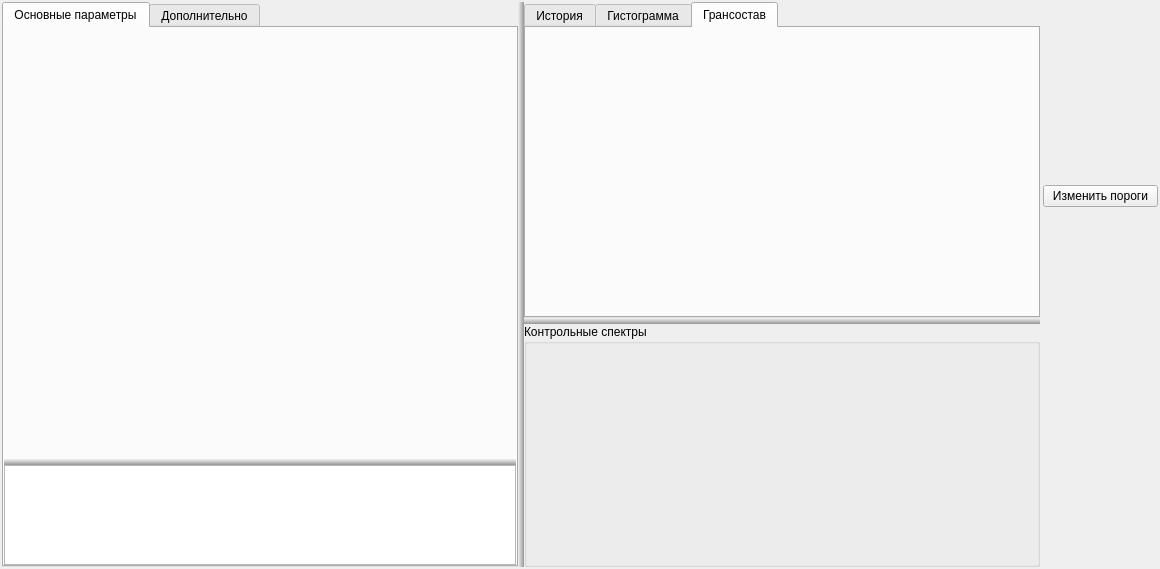
<?xml version="1.0" encoding="UTF-8"?>
<ui version="4.0">
 <class>SPRSeparateWidget</class>
 <widget class="QWidget" name="SPRSeparateWidget">
  <property name="geometry">
   <rect>
    <x>0</x>
    <y>0</y>
    <width>1160</width>
    <height>569</height>
   </rect>
  </property>
  <property name="sizePolicy">
   <sizepolicy hsizetype="Preferred" vsizetype="Preferred">
    <horstretch>0</horstretch>
    <verstretch>0</verstretch>
   </sizepolicy>
  </property>
  <property name="windowTitle">
   <string>Form</string>
  </property>
  <property name="styleSheet">
   <string notr="true">QSplitter::handle:horizontal {
   width: 6px;
	background: qlineargradient(spread:pad, x1:0, y1:0, x2:1, y2:0, stop:0 rgb(242, 242, 242), stop:1 rgb(149, 150, 149))
}

QSplitter::handle:vertical {
    height: 6px;
	background: qlineargradient(spread:pad, x1:0, y1:1, x2:0, y2:0, stop:0 rgb(149, 150, 149), stop:1 rgb(242, 242, 242))
}</string>
  </property>
  <layout class="QHBoxLayout" name="horizontalLayout_2" stretch="90,10">
   <property name="spacing">
    <number>3</number>
   </property>
   <property name="leftMargin">
    <number>2</number>
   </property>
   <property name="topMargin">
    <number>2</number>
   </property>
   <property name="rightMargin">
    <number>2</number>
   </property>
   <property name="bottomMargin">
    <number>2</number>
   </property>
   <item>
    <widget class="QWidget" name="widget" native="true">
     <layout class="QHBoxLayout" name="horizontalLayout_3">
      <property name="spacing">
       <number>0</number>
      </property>
      <property name="leftMargin">
       <number>0</number>
      </property>
      <property name="topMargin">
       <number>0</number>
      </property>
      <property name="rightMargin">
       <number>0</number>
      </property>
      <property name="bottomMargin">
       <number>0</number>
      </property>
      <item>
       <widget class="QSplitter" name="spLeftRigth">
        <property name="styleSheet">
         <string notr="true"/>
        </property>
        <property name="orientation">
         <enum>Qt::Horizontal</enum>
        </property>
        <property name="childrenCollapsible">
         <bool>false</bool>
        </property>
        <widget class="QWidget" name="wLeft" native="true">
         <layout class="QVBoxLayout" name="verticalLayout_2">
          <property name="spacing">
           <number>3</number>
          </property>
          <property name="leftMargin">
           <number>0</number>
          </property>
          <property name="topMargin">
           <number>0</number>
          </property>
          <property name="rightMargin">
           <number>0</number>
          </property>
          <property name="bottomMargin">
           <number>0</number>
          </property>
          <item>
           <widget class="QTabWidget" name="tabWidget">
            <property name="sizePolicy">
             <sizepolicy hsizetype="Preferred" vsizetype="Preferred">
              <horstretch>0</horstretch>
              <verstretch>0</verstretch>
             </sizepolicy>
            </property>
            <property name="currentIndex">
             <number>0</number>
            </property>
            <widget class="QWidget" name="tab">
             <attribute name="title">
              <string>Основные параметры</string>
             </attribute>
             <layout class="QVBoxLayout" name="verticalLayout">
              <property name="spacing">
               <number>3</number>
              </property>
              <property name="leftMargin">
               <number>0</number>
              </property>
              <property name="topMargin">
               <number>0</number>
              </property>
              <property name="rightMargin">
               <number>0</number>
              </property>
              <property name="bottomMargin">
               <number>0</number>
              </property>
              <item>
               <widget class="QWidget" name="widget_2" native="true">
                <layout class="QVBoxLayout" name="verticalLayout_12">
                 <property name="spacing">
                  <number>0</number>
                 </property>
                 <property name="leftMargin">
                  <number>0</number>
                 </property>
                 <property name="topMargin">
                  <number>0</number>
                 </property>
                 <property name="rightMargin">
                  <number>0</number>
                 </property>
                 <property name="bottomMargin">
                  <number>0</number>
                 </property>
                 <item>
                  <widget class="QSplitter" name="spMaintable">
                   <property name="orientation">
                    <enum>Qt::Vertical</enum>
                   </property>
                   <widget class="QWidget" name="widget_5" native="true">
                    <property name="sizePolicy">
                     <sizepolicy hsizetype="Preferred" vsizetype="Preferred">
                      <horstretch>0</horstretch>
                      <verstretch>0</verstretch>
                     </sizepolicy>
                    </property>
                    <layout class="QVBoxLayout" name="verticalLayout_3" stretch="50,50">
                     <property name="spacing">
                      <number>3</number>
                     </property>
                     <property name="leftMargin">
                      <number>0</number>
                     </property>
                     <property name="topMargin">
                      <number>0</number>
                     </property>
                     <property name="rightMargin">
                      <number>0</number>
                     </property>
                     <property name="bottomMargin">
                      <number>0</number>
                     </property>
                     <item>
                      <widget class="SPRSeparateSummaryGistogrammWidget" name="gMainInput" native="true">
                       <property name="sizePolicy">
                        <sizepolicy hsizetype="Preferred" vsizetype="Preferred">
                         <horstretch>0</horstretch>
                         <verstretch>0</verstretch>
                        </sizepolicy>
                       </property>
                       <property name="minimumSize">
                        <size>
                         <width>0</width>
                         <height>130</height>
                        </size>
                       </property>
                      </widget>
                     </item>
                     <item>
                      <widget class="SPRSeparateSummaryGistogrammWidget" name="gMainOutput" native="true">
                       <property name="sizePolicy">
                        <sizepolicy hsizetype="Preferred" vsizetype="Preferred">
                         <horstretch>0</horstretch>
                         <verstretch>0</verstretch>
                        </sizepolicy>
                       </property>
                       <property name="minimumSize">
                        <size>
                         <width>0</width>
                         <height>130</height>
                        </size>
                       </property>
                      </widget>
                     </item>
                    </layout>
                   </widget>
                   <widget class="SPRSeprateMainTable" name="tMainInfo">
                    <property name="sizePolicy">
                     <sizepolicy hsizetype="Expanding" vsizetype="MinimumExpanding">
                      <horstretch>0</horstretch>
                      <verstretch>0</verstretch>
                     </sizepolicy>
                    </property>
                    <property name="minimumSize">
                     <size>
                      <width>0</width>
                      <height>100</height>
                     </size>
                    </property>
                    <property name="sizeAdjustPolicy">
                     <enum>QAbstractScrollArea::AdjustToContents</enum>
                    </property>
                    <property name="editTriggers">
                     <set>QAbstractItemView::NoEditTriggers</set>
                    </property>
                    <property name="alternatingRowColors">
                     <bool>true</bool>
                    </property>
                    <attribute name="horizontalHeaderStretchLastSection">
                     <bool>true</bool>
                    </attribute>
                    <attribute name="verticalHeaderStretchLastSection">
                     <bool>true</bool>
                    </attribute>
                   </widget>
                  </widget>
                 </item>
                </layout>
               </widget>
              </item>
             </layout>
            </widget>
            <widget class="QWidget" name="tab_2">
             <attribute name="title">
              <string>Дополнительно</string>
             </attribute>
             <layout class="QVBoxLayout" name="verticalLayout_11">
              <property name="spacing">
               <number>0</number>
              </property>
              <property name="leftMargin">
               <number>0</number>
              </property>
              <property name="topMargin">
               <number>0</number>
              </property>
              <property name="rightMargin">
               <number>0</number>
              </property>
              <property name="bottomMargin">
               <number>0</number>
              </property>
              <item>
               <widget class="SPRSeparateDetailTableWidget" name="tSeparateDetail" native="true"/>
              </item>
             </layout>
            </widget>
           </widget>
          </item>
         </layout>
        </widget>
        <widget class="QWidget" name="wRight" native="true">
         <property name="sizePolicy">
          <sizepolicy hsizetype="Ignored" vsizetype="Ignored">
           <horstretch>0</horstretch>
           <verstretch>0</verstretch>
          </sizepolicy>
         </property>
         <layout class="QVBoxLayout" name="verticalLayout_5">
          <item>
           <widget class="QSplitter" name="spGraphics">
            <property name="orientation">
             <enum>Qt::Vertical</enum>
            </property>
            <widget class="QTabWidget" name="tabWidget_2">
             <property name="sizePolicy">
              <sizepolicy hsizetype="Expanding" vsizetype="Ignored">
               <horstretch>0</horstretch>
               <verstretch>0</verstretch>
              </sizepolicy>
             </property>
             <property name="currentIndex">
              <number>2</number>
             </property>
             <widget class="QWidget" name="tab_3">
              <attribute name="title">
               <string>История</string>
              </attribute>
              <layout class="QVBoxLayout" name="verticalLayout_9" stretch="50,50">
               <property name="spacing">
                <number>0</number>
               </property>
               <property name="leftMargin">
                <number>0</number>
               </property>
               <property name="topMargin">
                <number>0</number>
               </property>
               <property name="rightMargin">
                <number>0</number>
               </property>
               <property name="bottomMargin">
                <number>0</number>
               </property>
               <item>
                <widget class="SPRHitoryGraphics" name="gHistoryIn" native="true">
                 <property name="sizePolicy">
                  <sizepolicy hsizetype="Ignored" vsizetype="Ignored">
                   <horstretch>0</horstretch>
                   <verstretch>0</verstretch>
                  </sizepolicy>
                 </property>
                </widget>
               </item>
               <item>
                <widget class="SPRHitoryGraphics" name="gHistoryOut" native="true">
                 <property name="sizePolicy">
                  <sizepolicy hsizetype="Ignored" vsizetype="Ignored">
                   <horstretch>0</horstretch>
                   <verstretch>0</verstretch>
                  </sizepolicy>
                 </property>
                </widget>
               </item>
              </layout>
             </widget>
             <widget class="QWidget" name="tab_4">
              <attribute name="title">
               <string>Гистограмма</string>
              </attribute>
              <layout class="QVBoxLayout" name="verticalLayout_4">
               <property name="spacing">
                <number>0</number>
               </property>
               <property name="leftMargin">
                <number>0</number>
               </property>
               <property name="topMargin">
                <number>0</number>
               </property>
               <property name="rightMargin">
                <number>0</number>
               </property>
               <property name="bottomMargin">
                <number>0</number>
               </property>
               <item>
                <widget class="SPRSeparateGistogrammWidget" name="gGistogramm" native="true">
                 <property name="sizePolicy">
                  <sizepolicy hsizetype="Expanding" vsizetype="Expanding">
                   <horstretch>0</horstretch>
                   <verstretch>0</verstretch>
                  </sizepolicy>
                 </property>
                </widget>
               </item>
              </layout>
             </widget>
             <widget class="QWidget" name="tab_7">
              <attribute name="title">
               <string>Грансостав</string>
              </attribute>
              <layout class="QVBoxLayout" name="verticalLayout_16">
               <property name="spacing">
                <number>0</number>
               </property>
               <property name="leftMargin">
                <number>0</number>
               </property>
               <property name="topMargin">
                <number>0</number>
               </property>
               <property name="rightMargin">
                <number>0</number>
               </property>
               <property name="bottomMargin">
                <number>0</number>
               </property>
               <item>
                <widget class="SPRStoneSizesChartWidget" name="gGrandsostav" native="true">
                 <property name="sizePolicy">
                  <sizepolicy hsizetype="Expanding" vsizetype="Ignored">
                   <horstretch>0</horstretch>
                   <verstretch>0</verstretch>
                  </sizepolicy>
                 </property>
                </widget>
               </item>
              </layout>
             </widget>
            </widget>
            <widget class="QGroupBox" name="groupBox">
             <property name="sizePolicy">
              <sizepolicy hsizetype="Ignored" vsizetype="Preferred">
               <horstretch>0</horstretch>
               <verstretch>0</verstretch>
              </sizepolicy>
             </property>
             <property name="title">
              <string>Контрольные спектры</string>
             </property>
             <layout class="QVBoxLayout" name="verticalLayout_10">
              <property name="spacing">
               <number>0</number>
              </property>
              <property name="leftMargin">
               <number>0</number>
              </property>
              <property name="topMargin">
               <number>0</number>
              </property>
              <property name="rightMargin">
               <number>0</number>
              </property>
              <property name="bottomMargin">
               <number>0</number>
              </property>
              <item>
               <widget class="SPRSpectrumGraphicsWidget" name="gKSpectrums" native="true"/>
              </item>
             </layout>
            </widget>
           </widget>
          </item>
         </layout>
        </widget>
       </widget>
      </item>
     </layout>
    </widget>
   </item>
   <item>
    <widget class="QWidget" name="widget_3" native="true">
     <property name="sizePolicy">
      <sizepolicy hsizetype="Preferred" vsizetype="Preferred">
       <horstretch>0</horstretch>
       <verstretch>0</verstretch>
      </sizepolicy>
     </property>
     <property name="maximumSize">
      <size>
       <width>200</width>
       <height>16777215</height>
      </size>
     </property>
     <layout class="QVBoxLayout" name="verticalLayout_8" stretch="80">
      <property name="spacing">
       <number>0</number>
      </property>
      <property name="leftMargin">
       <number>0</number>
      </property>
      <property name="topMargin">
       <number>0</number>
      </property>
      <property name="rightMargin">
       <number>0</number>
      </property>
      <property name="bottomMargin">
       <number>0</number>
      </property>
      <item>
       <widget class="QWidget" name="widget_4" native="true">
        <property name="sizePolicy">
         <sizepolicy hsizetype="Preferred" vsizetype="Preferred">
          <horstretch>0</horstretch>
          <verstretch>0</verstretch>
         </sizepolicy>
        </property>
        <layout class="QVBoxLayout" name="verticalLayout_7" stretch="30,10,60">
         <property name="spacing">
          <number>6</number>
         </property>
         <property name="leftMargin">
          <number>0</number>
         </property>
         <property name="topMargin">
          <number>0</number>
         </property>
         <property name="rightMargin">
          <number>0</number>
         </property>
         <property name="bottomMargin">
          <number>0</number>
         </property>
         <item>
          <widget class="SPRSeparateControlWidget" name="wSeparateControl" native="true">
           <property name="sizePolicy">
            <sizepolicy hsizetype="Preferred" vsizetype="Ignored">
             <horstretch>0</horstretch>
             <verstretch>0</verstretch>
            </sizepolicy>
           </property>
          </widget>
         </item>
         <item>
          <widget class="QPushButton" name="bChangePorogs">
           <property name="text">
            <string>Изменить пороги</string>
           </property>
           <property name="icon">
            <iconset resource="icons.qrc">
             <normaloff>:/icons/settings/icons/AlgoripmSerrings_tabs/Algoritm_Sittings_Porogs_tab_1.png</normaloff>:/icons/settings/icons/AlgoripmSerrings_tabs/Algoritm_Sittings_Porogs_tab_1.png</iconset>
           </property>
           <property name="iconSize">
            <size>
             <width>32</width>
             <height>32</height>
            </size>
           </property>
          </widget>
         </item>
         <item>
          <widget class="SPRPitatelControlWidget" name="wControlPitatel" native="true"/>
         </item>
        </layout>
       </widget>
      </item>
     </layout>
    </widget>
   </item>
  </layout>
 </widget>
 <customwidgets>
  <customwidget>
   <class>SPRSpectrumGraphicsWidget</class>
   <extends>QWidget</extends>
   <header>sprspectrumgraphicswidget.h</header>
   <container>1</container>
  </customwidget>
  <customwidget>
   <class>SPRPitatelControlWidget</class>
   <extends>QWidget</extends>
   <header>sprpitatelcontrolwidget.h</header>
   <container>1</container>
  </customwidget>
  <customwidget>
   <class>SPRSeparateControlWidget</class>
   <extends>QWidget</extends>
   <header>sprseparatecontrolwidget.h</header>
   <container>1</container>
  </customwidget>
  <customwidget>
   <class>SPRSeparateGistogrammWidget</class>
   <extends>QWidget</extends>
   <header>sprseparategistogrammwidget.h</header>
   <container>1</container>
  </customwidget>
  <customwidget>
   <class>SPRHitoryGraphics</class>
   <extends>QWidget</extends>
   <header>sprhitorygraphics.h</header>
   <container>1</container>
  </customwidget>
  <customwidget>
   <class>SPRSeparateDetailTableWidget</class>
   <extends>QWidget</extends>
   <header>sprseparatedetailtablewidget.h</header>
   <container>1</container>
  </customwidget>
  <customwidget>
   <class>SPRSeprateMainTable</class>
   <extends>QTableView</extends>
   <header>sprsepratemaintable.h</header>
  </customwidget>
  <customwidget>
   <class>SPRStoneSizesChartWidget</class>
   <extends>QWidget</extends>
   <header>sprstonesizeschartwidget.h</header>
   <container>1</container>
  </customwidget>
  <customwidget>
   <class>SPRSeparateSummaryGistogrammWidget</class>
   <extends>QWidget</extends>
   <header>sprseparatesummarygistogrammwidget.h</header>
   <container>1</container>
  </customwidget>
 </customwidgets>
 <resources>
  <include location="icons.qrc"/>
 </resources>
 <connections/>
</ui>
